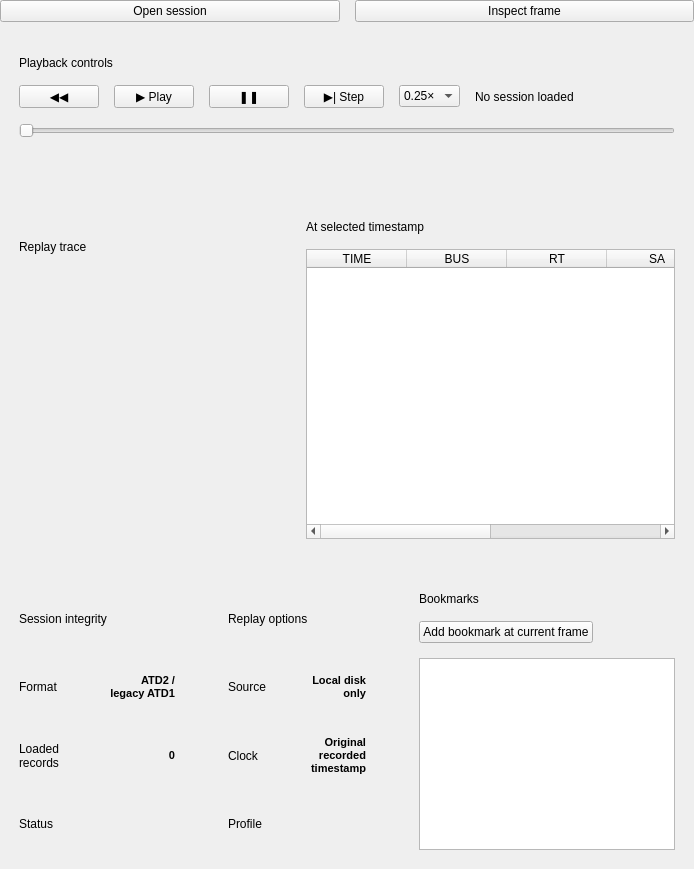
<?xml version="1.0" encoding="UTF-8"?>
<ui version="4.0">
 <class>ReplayPage</class>
 <widget class="QWidget" name="ReplayPage">
  <layout class="QVBoxLayout" name="bodyLayout">
   <property name="leftMargin">
    <number>0</number>
   </property>
   <property name="topMargin">
    <number>0</number>
   </property>
   <property name="rightMargin">
    <number>0</number>
   </property>
   <property name="bottomMargin">
    <number>0</number>
   </property>
   <property name="spacing">
    <number>15</number>
   </property>
   <item>
    <widget class="QWidget" name="actionBar">
     <layout class="QHBoxLayout" name="actionBarLayout">
      <property name="leftMargin">
       <number>0</number>
      </property>
      <property name="topMargin">
       <number>0</number>
      </property>
      <property name="rightMargin">
       <number>0</number>
      </property>
      <property name="bottomMargin">
       <number>0</number>
      </property>
      <property name="spacing">
       <number>15</number>
      </property>
      <item>
       <widget class="QPushButton" name="openReplayButton">
        <property name="text">
         <string>Open session</string>
        </property>
       </widget>
      </item>
      <item>
       <widget class="QPushButton" name="inspectReplayButton">
        <property name="text">
         <string>Inspect frame</string>
        </property>
        <property name="primary" stdset="0">
         <bool>true</bool>
        </property>
       </widget>
      </item>
     </layout>
    </widget>
   </item>
   <item>
    <widget class="QFrame" name="playback">
     <property name="card" stdset="0">
      <bool>true</bool>
     </property>
     <layout class="QVBoxLayout" name="playbackLayout">
      <property name="leftMargin">
       <number>19</number>
      </property>
      <property name="topMargin">
       <number>19</number>
      </property>
      <property name="rightMargin">
       <number>19</number>
      </property>
      <property name="bottomMargin">
       <number>19</number>
      </property>
      <property name="spacing">
       <number>15</number>
      </property>
      <item>
       <widget class="QLabel" name="playbackTitle">
        <property name="text">
         <string>Playback controls</string>
        </property>
        <property name="wordWrap">
         <bool>true</bool>
        </property>
        <property name="tone" stdset="0">
         <string>cardtitle</string>
        </property>
       </widget>
      </item>
      <item>
       <widget class="QWidget" name="transport">
        <layout class="QHBoxLayout" name="transportLayout" stretch="0,0,0,0,0,1">
         <property name="leftMargin">
          <number>0</number>
         </property>
         <property name="topMargin">
          <number>0</number>
         </property>
         <property name="rightMargin">
          <number>0</number>
         </property>
         <property name="bottomMargin">
          <number>0</number>
         </property>
         <property name="spacing">
          <number>15</number>
         </property>
         <item>
          <widget class="QPushButton" name="rewindButton">
           <property name="text">
            <string>◀◀</string>
           </property>
          </widget>
         </item>
         <item>
          <widget class="QPushButton" name="playButton">
           <property name="text">
            <string>▶ Play</string>
           </property>
           <property name="primary" stdset="0">
            <bool>true</bool>
           </property>
          </widget>
         </item>
         <item>
          <widget class="QPushButton" name="pauseButton">
           <property name="text">
            <string>❚❚</string>
           </property>
          </widget>
         </item>
         <item>
          <widget class="QPushButton" name="stepButton">
           <property name="text">
            <string>▶| Step</string>
           </property>
          </widget>
         </item>
         <item>
          <widget class="QComboBox" name="speed">
           <item>
            <property name="text">
             <string>0.25×</string>
            </property>
           </item>
           <item>
            <property name="text">
             <string>1×</string>
            </property>
           </item>
           <item>
            <property name="text">
             <string>2×</string>
            </property>
           </item>
           <item>
            <property name="text">
             <string>5×</string>
            </property>
           </item>
          </widget>
         </item>
         <item>
          <widget class="QLabel" name="replayTime">
           <property name="text">
            <string>No session loaded</string>
           </property>
           <property name="wordWrap">
            <bool>true</bool>
           </property>
           <property name="tone" stdset="0">
            <string>muted</string>
           </property>
          </widget>
         </item>
        </layout>
       </widget>
      </item>
      <item>
       <widget class="QSlider" name="scrubber">
        <property name="orientation">
         <enum>Qt::Horizontal</enum>
        </property>
       </widget>
      </item>
      <item>
       <widget class="QLabel" name="replayPath">
        <property name="text">
         <string />
        </property>
        <property name="wordWrap">
         <bool>true</bool>
        </property>
        <property name="tone" stdset="0">
         <string>muted</string>
        </property>
       </widget>
      </item>
     </layout>
    </widget>
   </item>
   <item>
    <widget class="QWidget" name="replayDetails">
    <layout class="QHBoxLayout" name="replayDetailsLayout" stretch="2,3">
      <property name="leftMargin">
       <number>0</number>
      </property>
      <property name="topMargin">
       <number>0</number>
      </property>
      <property name="rightMargin">
       <number>0</number>
      </property>
      <property name="bottomMargin">
       <number>0</number>
      </property>
      <property name="spacing">
       <number>15</number>
      </property>
      <item>
       <widget class="QFrame" name="trace">
        <property name="card" stdset="0">
         <bool>true</bool>
        </property>
        <layout class="QVBoxLayout" name="traceLayout">
         <property name="leftMargin">
          <number>19</number>
         </property>
         <property name="topMargin">
          <number>19</number>
         </property>
         <property name="rightMargin">
          <number>19</number>
         </property>
         <property name="bottomMargin">
          <number>19</number>
         </property>
         <property name="spacing">
          <number>15</number>
         </property>
         <item>
          <widget class="QLabel" name="traceTitle">
           <property name="text">
            <string>Replay trace</string>
           </property>
           <property name="wordWrap">
            <bool>true</bool>
           </property>
           <property name="tone" stdset="0">
            <string>cardtitle</string>
           </property>
          </widget>
         </item>
         <item>
          <widget class="RatePlot" name="replayPlot">
           <property name="minimumSize">
            <size>
             <width>0</width>
             <height>250</height>
            </size>
           </property>
          </widget>
         </item>
        </layout>
       </widget>
      </item>
      <item>
       <widget class="QFrame" name="selectedTimestamp">
        <property name="card" stdset="0">
         <bool>true</bool>
        </property>
        <layout class="QVBoxLayout" name="selectedTimestampLayout">
         <property name="leftMargin">
          <number>19</number>
         </property>
         <property name="topMargin">
          <number>19</number>
         </property>
         <property name="rightMargin">
          <number>19</number>
         </property>
         <property name="bottomMargin">
          <number>19</number>
         </property>
         <property name="spacing">
          <number>15</number>
         </property>
         <item>
          <widget class="QLabel" name="selectedTimestampTitle">
           <property name="text">
            <string>At selected timestamp</string>
           </property>
           <property name="wordWrap">
            <bool>true</bool>
           </property>
           <property name="tone" stdset="0">
            <string>cardtitle</string>
           </property>
          </widget>
         </item>
         <item>
          <widget class="QTableWidget" name="replayTable">
           <property name="minimumSize">
            <size>
             <width>0</width>
             <height>290</height>
            </size>
           </property>
           <property name="alternatingRowColors">
            <bool>true</bool>
           </property>
           <property name="showGrid">
            <bool>false</bool>
           </property>
           <property name="selectionBehavior">
            <enum>QAbstractItemView::SelectRows</enum>
           </property>
           <property name="selectionMode">
            <enum>QAbstractItemView::SingleSelection</enum>
           </property>
           <property name="editTriggers">
            <set>QAbstractItemView::NoEditTriggers</set>
           </property>
           <column>
            <property name="text">
             <string>TIME</string>
            </property>
           </column>
           <column>
            <property name="text">
             <string>BUS</string>
            </property>
           </column>
           <column>
            <property name="text">
             <string>RT</string>
            </property>
           </column>
           <column>
            <property name="text">
             <string>SA</string>
            </property>
           </column>
           <column>
            <property name="text">
             <string>DIRECTION</string>
            </property>
           </column>
           <column>
            <property name="text">
             <string>HEX</string>
            </property>
           </column>
          </widget>
         </item>
        </layout>
       </widget>
      </item>
     </layout>
    </widget>
   </item>
   <item>
    <widget class="QWidget" name="replaySummary">
     <layout class="QHBoxLayout" name="replaySummaryLayout">
      <property name="leftMargin">
       <number>0</number>
      </property>
      <property name="topMargin">
       <number>0</number>
      </property>
      <property name="rightMargin">
       <number>0</number>
      </property>
      <property name="bottomMargin">
       <number>0</number>
      </property>
      <property name="spacing">
       <number>15</number>
      </property>
      <item>
       <widget class="QFrame" name="replayIntegrity">
        <property name="card" stdset="0">
         <bool>true</bool>
        </property>
        <layout class="QVBoxLayout" name="replayIntegrityLayout">
         <property name="leftMargin">
          <number>19</number>
         </property>
         <property name="topMargin">
          <number>19</number>
         </property>
         <property name="rightMargin">
          <number>19</number>
         </property>
         <property name="bottomMargin">
          <number>19</number>
         </property>
         <property name="spacing">
          <number>15</number>
         </property>
         <item>
          <widget class="QLabel" name="replayIntegrityTitle">
           <property name="text">
            <string>Session integrity</string>
           </property>
           <property name="wordWrap">
            <bool>true</bool>
           </property>
           <property name="tone" stdset="0">
            <string>cardtitle</string>
           </property>
          </widget>
         </item>
         <item>
          <widget class="QWidget" name="formatRow">
           <layout class="QHBoxLayout" name="formatRowLayout" stretch="1,1">
            <property name="leftMargin">
             <number>0</number>
            </property>
            <property name="topMargin">
             <number>0</number>
            </property>
            <property name="rightMargin">
             <number>0</number>
            </property>
            <property name="bottomMargin">
             <number>0</number>
            </property>
            <property name="spacing">
             <number>15</number>
            </property>
            <item>
             <widget class="QLabel" name="formatKey">
              <property name="text">
               <string>Format</string>
              </property>
              <property name="wordWrap">
               <bool>true</bool>
              </property>
              <property name="tone" stdset="0">
               <string>muted</string>
              </property>
             </widget>
            </item>
            <item>
             <widget class="QLabel" name="format">
              <property name="text">
               <string>ATD2 / legacy ATD1</string>
              </property>
              <property name="wordWrap">
               <bool>true</bool>
              </property>
              <property name="alignment">
               <set>Qt::AlignRight|Qt::AlignVCenter</set>
              </property>
              <property name="styleSheet">
               <string>font-weight:600;font-size:11px;</string>
              </property>
             </widget>
            </item>
           </layout>
           <property name="minimumSize">
            <size>
             <width>0</width>
             <height>32</height>
            </size>
           </property>
           <property name="toolTip">
            <string>Format</string>
           </property>
          </widget>
         </item>
         <item>
          <widget class="QWidget" name="loadedRow">
           <layout class="QHBoxLayout" name="loadedRowLayout" stretch="1,1">
            <property name="leftMargin">
             <number>0</number>
            </property>
            <property name="topMargin">
             <number>0</number>
            </property>
            <property name="rightMargin">
             <number>0</number>
            </property>
            <property name="bottomMargin">
             <number>0</number>
            </property>
            <property name="spacing">
             <number>15</number>
            </property>
            <item>
             <widget class="QLabel" name="loadedKey">
              <property name="text">
               <string>Loaded records</string>
              </property>
              <property name="wordWrap">
               <bool>true</bool>
              </property>
              <property name="tone" stdset="0">
               <string>muted</string>
              </property>
             </widget>
            </item>
            <item>
             <widget class="QLabel" name="loaded">
              <property name="text">
               <string>0</string>
              </property>
              <property name="wordWrap">
               <bool>true</bool>
              </property>
              <property name="alignment">
               <set>Qt::AlignRight|Qt::AlignVCenter</set>
              </property>
              <property name="styleSheet">
               <string>font-weight:600;font-size:11px;</string>
              </property>
             </widget>
            </item>
           </layout>
           <property name="minimumSize">
            <size>
             <width>0</width>
             <height>32</height>
            </size>
           </property>
           <property name="toolTip">
            <string>Loaded records</string>
           </property>
          </widget>
         </item>
         <item>
          <widget class="QWidget" name="statusRow">
           <layout class="QHBoxLayout" name="statusRowLayout" stretch="1,1">
            <property name="leftMargin">
             <number>0</number>
            </property>
            <property name="topMargin">
             <number>0</number>
            </property>
            <property name="rightMargin">
             <number>0</number>
            </property>
            <property name="bottomMargin">
             <number>0</number>
            </property>
            <property name="spacing">
             <number>15</number>
            </property>
            <item>
             <widget class="QLabel" name="statusKey">
              <property name="text">
               <string>Status</string>
              </property>
              <property name="wordWrap">
               <bool>true</bool>
              </property>
              <property name="tone" stdset="0">
               <string>muted</string>
              </property>
             </widget>
            </item>
            <item>
             <widget class="QLabel" name="status">
              <property name="text">
               <string />
              </property>
              <property name="wordWrap">
               <bool>true</bool>
              </property>
              <property name="alignment">
               <set>Qt::AlignRight|Qt::AlignVCenter</set>
              </property>
              <property name="styleSheet">
               <string>font-weight:600;font-size:11px;</string>
              </property>
             </widget>
            </item>
           </layout>
           <property name="minimumSize">
            <size>
             <width>0</width>
             <height>32</height>
            </size>
           </property>
           <property name="toolTip">
            <string>Status</string>
           </property>
          </widget>
         </item>
        </layout>
       </widget>
      </item>
      <item>
       <widget class="QFrame" name="options">
        <property name="card" stdset="0">
         <bool>true</bool>
        </property>
        <layout class="QVBoxLayout" name="optionsLayout">
         <property name="leftMargin">
          <number>19</number>
         </property>
         <property name="topMargin">
          <number>19</number>
         </property>
         <property name="rightMargin">
          <number>19</number>
         </property>
         <property name="bottomMargin">
          <number>19</number>
         </property>
         <property name="spacing">
          <number>15</number>
         </property>
         <item>
          <widget class="QLabel" name="optionsTitle">
           <property name="text">
            <string>Replay options</string>
           </property>
           <property name="wordWrap">
            <bool>true</bool>
           </property>
           <property name="tone" stdset="0">
            <string>cardtitle</string>
           </property>
          </widget>
         </item>
         <item>
          <widget class="QWidget" name="sourceRow">
           <layout class="QHBoxLayout" name="sourceRowLayout" stretch="1,1">
            <property name="leftMargin">
             <number>0</number>
            </property>
            <property name="topMargin">
             <number>0</number>
            </property>
            <property name="rightMargin">
             <number>0</number>
            </property>
            <property name="bottomMargin">
             <number>0</number>
            </property>
            <property name="spacing">
             <number>15</number>
            </property>
            <item>
             <widget class="QLabel" name="sourceKey">
              <property name="text">
               <string>Source</string>
              </property>
              <property name="wordWrap">
               <bool>true</bool>
              </property>
              <property name="tone" stdset="0">
               <string>muted</string>
              </property>
             </widget>
            </item>
            <item>
             <widget class="QLabel" name="source">
              <property name="text">
               <string>Local disk only</string>
              </property>
              <property name="wordWrap">
               <bool>true</bool>
              </property>
              <property name="alignment">
               <set>Qt::AlignRight|Qt::AlignVCenter</set>
              </property>
              <property name="styleSheet">
               <string>font-weight:600;font-size:11px;</string>
              </property>
             </widget>
            </item>
           </layout>
           <property name="minimumSize">
            <size>
             <width>0</width>
             <height>32</height>
            </size>
           </property>
           <property name="toolTip">
            <string>Source</string>
           </property>
          </widget>
         </item>
         <item>
          <widget class="QWidget" name="clockRow">
           <layout class="QHBoxLayout" name="clockRowLayout" stretch="1,1">
            <property name="leftMargin">
             <number>0</number>
            </property>
            <property name="topMargin">
             <number>0</number>
            </property>
            <property name="rightMargin">
             <number>0</number>
            </property>
            <property name="bottomMargin">
             <number>0</number>
            </property>
            <property name="spacing">
             <number>15</number>
            </property>
            <item>
             <widget class="QLabel" name="clockKey">
              <property name="text">
               <string>Clock</string>
              </property>
              <property name="wordWrap">
               <bool>true</bool>
              </property>
              <property name="tone" stdset="0">
               <string>muted</string>
              </property>
             </widget>
            </item>
            <item>
             <widget class="QLabel" name="clock">
              <property name="text">
               <string>Original recorded timestamp</string>
              </property>
              <property name="wordWrap">
               <bool>true</bool>
              </property>
              <property name="alignment">
               <set>Qt::AlignRight|Qt::AlignVCenter</set>
              </property>
              <property name="styleSheet">
               <string>font-weight:600;font-size:11px;</string>
              </property>
             </widget>
            </item>
           </layout>
           <property name="minimumSize">
            <size>
             <width>0</width>
             <height>32</height>
            </size>
           </property>
           <property name="toolTip">
            <string>Clock</string>
           </property>
          </widget>
         </item>
         <item>
          <widget class="QWidget" name="profileRow">
           <layout class="QHBoxLayout" name="profileRowLayout" stretch="1,1">
            <property name="leftMargin">
             <number>0</number>
            </property>
            <property name="topMargin">
             <number>0</number>
            </property>
            <property name="rightMargin">
             <number>0</number>
            </property>
            <property name="bottomMargin">
             <number>0</number>
            </property>
            <property name="spacing">
             <number>15</number>
            </property>
            <item>
             <widget class="QLabel" name="profileKey">
              <property name="text">
               <string>Profile</string>
              </property>
              <property name="wordWrap">
               <bool>true</bool>
              </property>
              <property name="tone" stdset="0">
               <string>muted</string>
              </property>
             </widget>
            </item>
            <item>
             <widget class="QLabel" name="profile">
              <property name="text">
               <string />
              </property>
              <property name="wordWrap">
               <bool>true</bool>
              </property>
              <property name="alignment">
               <set>Qt::AlignRight|Qt::AlignVCenter</set>
              </property>
              <property name="styleSheet">
               <string>font-weight:600;font-size:11px;</string>
              </property>
             </widget>
            </item>
           </layout>
           <property name="minimumSize">
            <size>
             <width>0</width>
             <height>32</height>
            </size>
           </property>
           <property name="toolTip">
            <string>Profile</string>
           </property>
          </widget>
         </item>
        </layout>
       </widget>
      </item>
      <item>
       <widget class="QFrame" name="bookmarks">
        <property name="card" stdset="0">
         <bool>true</bool>
        </property>
        <layout class="QVBoxLayout" name="bookmarksLayout">
         <property name="leftMargin">
          <number>19</number>
         </property>
         <property name="topMargin">
          <number>19</number>
         </property>
         <property name="rightMargin">
          <number>19</number>
         </property>
         <property name="bottomMargin">
          <number>19</number>
         </property>
         <property name="spacing">
          <number>15</number>
         </property>
         <item>
          <widget class="QLabel" name="bookmarksTitle">
           <property name="text">
            <string>Bookmarks</string>
           </property>
           <property name="wordWrap">
            <bool>true</bool>
           </property>
           <property name="tone" stdset="0">
            <string>cardtitle</string>
           </property>
          </widget>
         </item>
         <item alignment="Qt::AlignLeft">
          <widget class="QPushButton" name="addBookmarkButton">
           <property name="text">
            <string>Add bookmark at current frame</string>
           </property>
          </widget>
         </item>
         <item>
          <widget class="QListWidget" name="bookmarkList">
           <property name="minimumSize">
            <size>
             <width>0</width>
             <height>100</height>
            </size>
           </property>
          </widget>
         </item>
        </layout>
       </widget>
      </item>
     </layout>
    </widget>
   </item>
  </layout>
 </widget>
 <customwidgets>
  <customwidget>
   <class>RatePlot</class>
   <extends>QWidget</extends>
   <header>widgets/plot.hpp</header>
  </customwidget>
 </customwidgets>
 <resources />
 <connections />
</ui>
